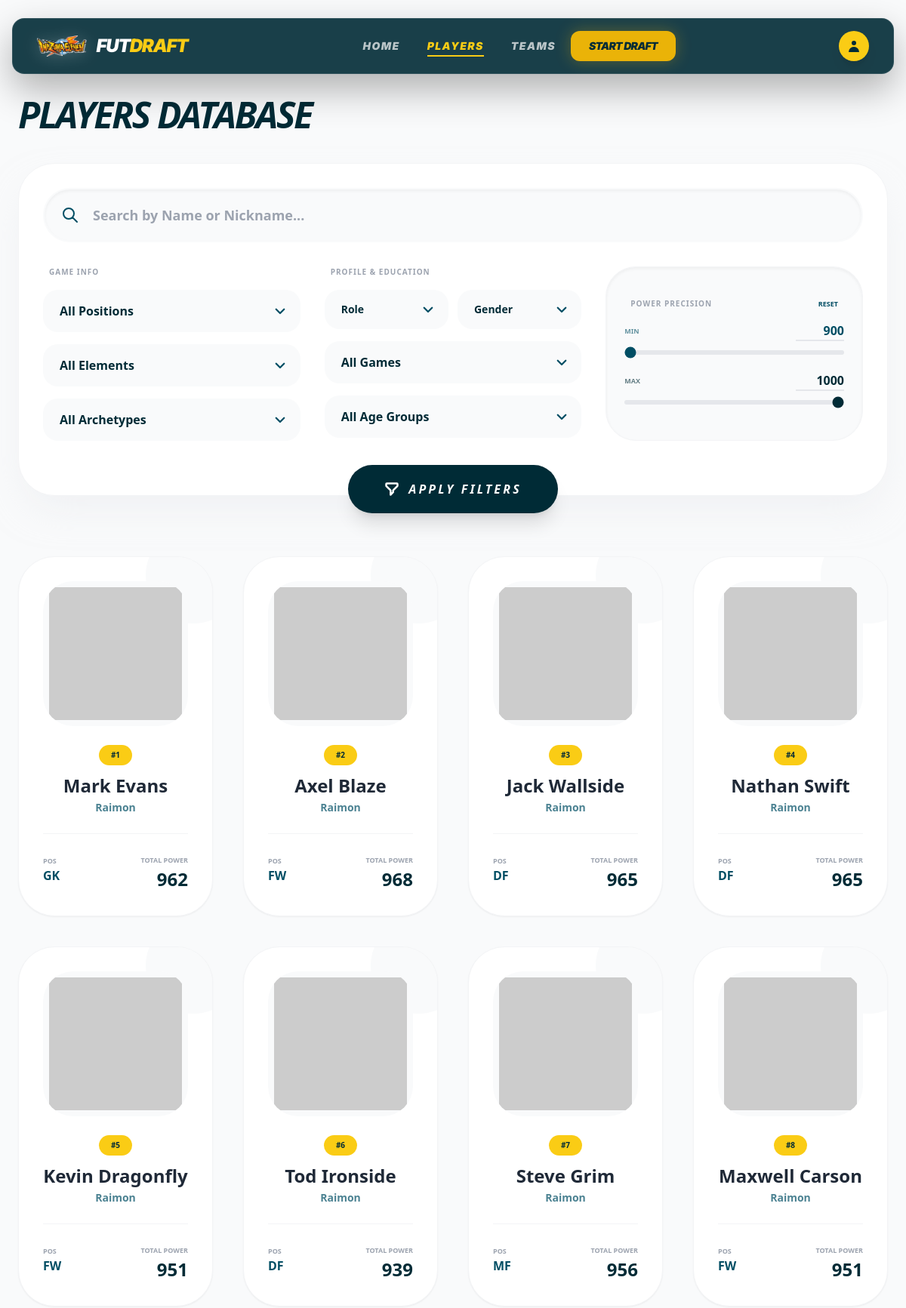
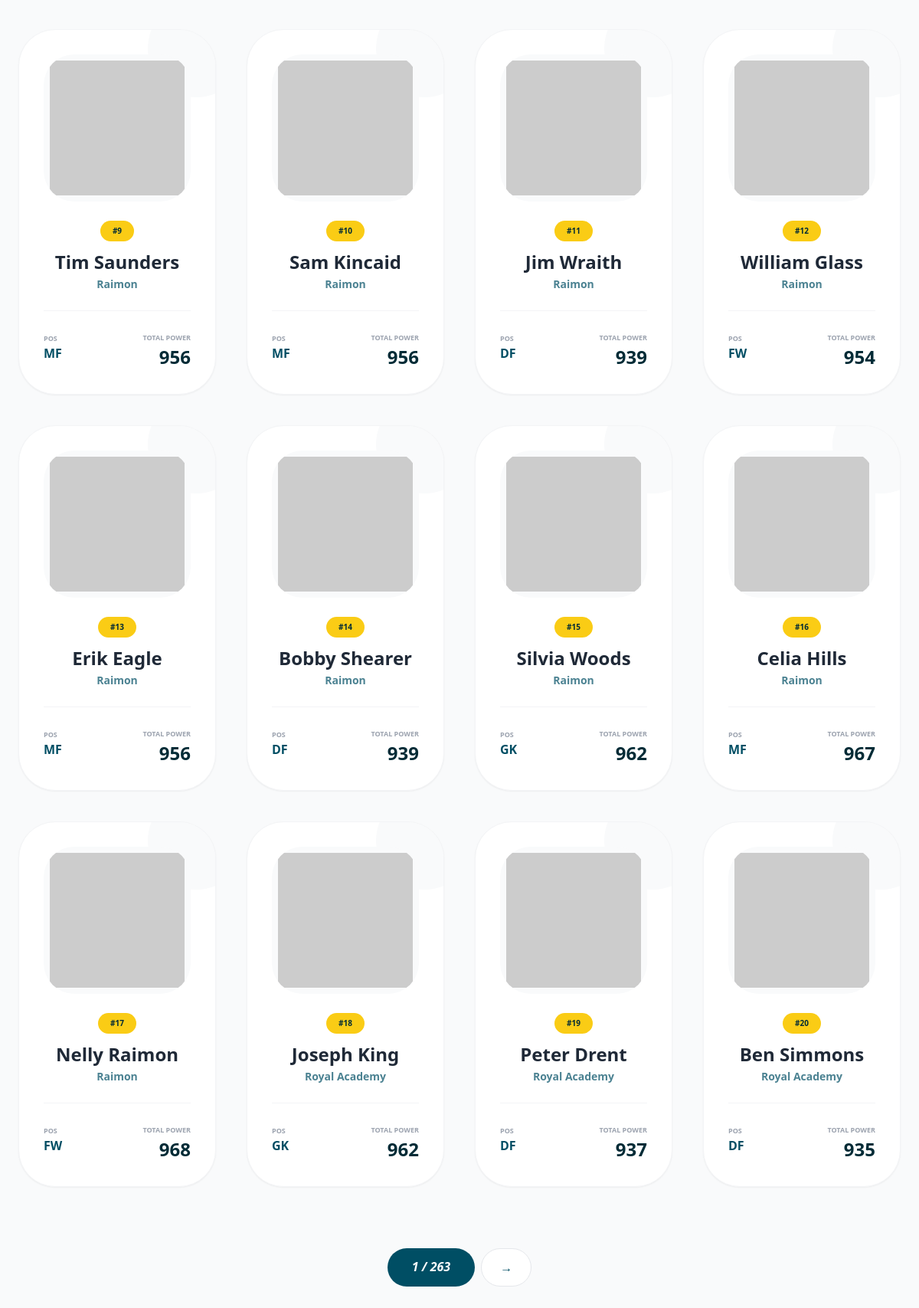
Screenshot of /players/ with the database file from the repository (2 pictures, top to bottom).
### myapp/models.py (models this page shows)
class Players(models.Model):
    image = models.URLField()
    name = models.CharField(max_length=200)
    nickname = models.CharField(max_length=200)
    game = models.CharField(max_length=200)
    archetype = models.CharField(max_length=200)
    position = models.CharField(max_length=200)
    element = models.CharField(max_length=200)
    team = models.ForeignKey(Teams, on_delete=models.CASCADE)
    power = models.IntegerField()
    control = models.IntegerField()
    technique = models.IntegerField()
    pressure = models.IntegerField(default=0)
    physical = models.IntegerField()
    agility = models.IntegerField()
    intelligence = models.IntegerField(default=0)
    total = models.IntegerField()
    age_group = models.CharField(max_length=200)
    school_year = models.CharField(max_length=200)
    gender = models.CharField(max_length=200)
    role = models.CharField(max_length=200)

class Teams(models.Model):
    image = models.URLField()
    name = models.CharField(max_length=200)

### myapp/views.py (the view)
# urls.py: path('players/', views.players_list, name='players_list'),
def players_list(request):
    players = Players.objects.select_related('team').all()
    search      = request.GET.get('search', '').strip()
    pos         = request.GET.get('position', '')
    element     = request.GET.get('element', '')
    archetype   = request.GET.get('archetype', '')
    gender      = request.GET.get('gender', '')
    role        = request.GET.get('role', '')
    age_group   = request.GET.get('age_group', '')
    school_year = request.GET.get('school_year', '')
    min_total   = request.GET.get('min_total', '0')
    game        = request.GET.get('game', '')
    if search:
        players = players.filter(
            Q(name__icontains=search) | Q(nickname__icontains=search)
        )
    if pos:         players = players.filter(position=pos)
    if element:     players = players.filter(element=element)
    if archetype:   players = players.filter(archetype=archetype)
    if gender:      players = players.filter(gender=gender)
    if role:        players = players.filter(role=role)
    if age_group:   players = players.filter(age_group=age_group)
    if school_year: players = players.filter(school_year=school_year)
    if game:        players = players.filter(game=game)
    if min_total.isdigit() and int(min_total) > 0:
        players = players.filter(total__gte=int(min_total))
    paginator = Paginator(players, 20)
    page_obj  = paginator.get_page(request.GET.get('page', 1))
    return render(request, 'myapp/players.html', {'players': page_obj})

### templates/myapp/players.html (shortened to what this page needs)
{% extends 'base.html' %}
{% block body %}
<div class="pt-32 pb-12 bg-gray-50 min-h-screen font-sans">
    <div class="max-w-7xl mx-auto px-6">
        <h1 class="text-5xl font-black text-[#002b36] mb-10 uppercase italic tracking-tighter">Players Database</h1>
        <form method="GET" class="mb-20" id="filterForm">
            <div class="bg-white p-8 rounded-[3rem] shadow-2xl shadow-gray-200/50 border border-gray-100 flex flex-col gap-8 transition-all relative">
                <div class="relative group">
                    <div class="absolute inset-y-0 left-0 pl-6 flex items-center pointer-events-none">
                    </div>
                    <input type="text" name="search" placeholder="Search by Name or Nickname..." value="{{ request.GET.search }}"
                        class="w-full pl-16 pr-8 py-5 bg-gray-50 border-2 border-transparent focus:border-[#004e64] focus:bg-white rounded-full outline-none font-bold text-lg text-[#002b36] transition-all shadow-inner">
                </div>
                <div class="grid grid-cols-1 md:grid-cols-2 lg:grid-cols-3 gap-8">
                    <div class="flex flex-col gap-4">
                        <p class="text-[10px] font-black uppercase text-gray-400 tracking-widest px-2">Game Info</p>
                        <select name="position" class="custom-select">
                            <option value="">All Positions</option>
                        </select>
                        <select name="element" class="custom-select">
                            <option value="">All Elements</option>
                        </select>
                        <select name="archetype" class="custom-select">
                            <option value="">All Archetypes</option>
                        </select>
                    </div>
                    <div class="flex flex-col gap-4">
                        <p class="text-[10px] font-black uppercase text-gray-400 tracking-widest px-2">Profile & Education</p>
                        <div class="grid grid-cols-2 gap-3">
                            <select name="role" class="custom-select text-sm">
                                <option value="">Role</option>
                            </select>
                            <select name="gender" class="custom-select text-sm">
                                <option value="">Gender</option>
                            </select>
                        </div>
                        <select name="game" class="custom-select">
                            <option value="">All Games</option>
                        </select>
                        <select name="age_group" class="custom-select">
                            <option value="">All Age Groups</option>
                        </select>
                    </div>
                    <div class="bg-gray-50 p-6 rounded-[2.5rem] border border-gray-100 shadow-inner flex flex-col justify-center gap-4">
                        <div class="flex justify-between items-center px-2">
                            <p class="text-[10px] font-black uppercase text-gray-400 tracking-widest">Power Precision</p>
                            <button type="button" onclick="resetPower()" class="text-[9px] font-bold text-[#004e64] hover:underline uppercase">Reset</button>
                        </div>
                        <div class="space-y-1">
                            <div class="flex justify-between items-center">
                                <span class="text-[9px] font-black text-[#004e64] uppercase opacity-60">Min</span>
                                <input type="number" id="n_min" value="{{ request.GET.min_total|default:'900' }}"
                                    class="w-16 text-right font-black text-[#004e64] bg-transparent outline-none border-b-2 border-gray-200 focus:border-[#004e64]"
                                    oninput="syncInput('min')">
                            </div>
                            <input type="range" name="min_total" id="min_range" min="900" max="1000" step="1"
                                value="{{ request.GET.min_total|default:'900' }}"
                                class="w-full h-1.5 bg-gray-200 rounded-full appearance-none cursor-pointer accent-[#004e64]"
                                oninput="syncSlider('min')">
                        </div>
                        <div class="space-y-1">
                            <div class="flex justify-between items-center">
                                <span class="text-[9px] font-black text-[#002b36] uppercase opacity-60">Max</span>
                                <input type="number" id="n_max" value="{{ request.GET.max_total|default:'1000' }}"
                                    class="w-16 text-right font-black text-[#002b36] bg-transparent outline-none border-b-2 border-gray-200 focus:border-[#002b36]"
                                    oninput="syncInput('max')">
                            </div>
                            <input type="range" name="max_total" id="max_range" min="900" max="1000" step="1"
                                value="{{ request.GET.max_total|default:'1000' }}"
                                class="w-full h-1.5 bg-gray-200 rounded-full appearance-none cursor-pointer accent-[#002b36]"
                                oninput="syncSlider('max')">
                        </div>
                    </div>
                </div>
                <div class="flex justify-center -mb-14">
                    <button type="submit" class="px-12 py-5 bg-[#002b36] text-white rounded-full font-black uppercase italic tracking-[0.2em] shadow-xl hover:shadow-2xl hover:bg-[#004e64] hover:-translate-y-1 transition-all active:scale-95 flex items-center gap-3">
                        <svg class="w-5 h-5" fill="none" stroke="currentColor" viewBox="0 0 24 24">
                            <path stroke-linecap="round" stroke-linejoin="round" stroke-width="3" d="M3 4a1 1 0 011-1h16a1 1 0 011 1v2.586a1 1 0 01-.293.707l-6.414 6.414a1 1 0 00-.293.707V17l-4 4v-6.586a1 1 0 00-.293-.707L3.293 7.293A1 1 0 013 6.586V4z" />
                        </svg>
                        Apply Filters
                    </button>
                </div>
            </div>
        </form>
        <div class="grid grid-cols-1 sm:grid-cols-2 lg:grid-cols-4 gap-10">
            {% for p in players %}
            <a href="{% url 'player_detail' p.id %}" class="block group">
                <div class="bg-white rounded-[3rem] p-8 shadow-sm border border-gray-100 group-hover:shadow-2xl transition-all duration-500 transform group-hover:-translate-y-3 h-full relative overflow-hidden">
                    <div class="bg-gray-50 rounded-[2.5rem] mb-6 overflow-hidden aspect-square flex items-center justify-center relative z-10">
                        <img src="{{ p.image }}" loading="lazy"
                             onerror="this.src='https://via.placeholder.com/300x300?text={{ p.nickname }}';"
                             class="h-44 object-contain group-hover:scale-110 transition-transform duration-700">
                    </div>
                    <div class="relative z-10 text-center">
                        <span class="text-[10px] font-black bg-yellow-400 text-[#002b36] px-4 py-1.5 rounded-full uppercase mb-3 inline-block">#{{ p.id }}</span>
                        <h3 class="text-2xl font-black text-gray-800 group-hover:text-[#004e64] transition-colors leading-tight mb-1">{{ p.name }}</h3>
                        <p class="text-[#004e64] font-bold text-sm mb-6 opacity-70">{{ p.team.name }}</p>
                        <div class="flex justify-between items-center border-t border-gray-100 pt-5">
                            <div class="flex flex-col text-left">
                                <span class="text-[9px] font-bold text-gray-400 uppercase">Pos</span>
                                <span class="font-black text-[#004e64]">{{ p.position }}</span>
                            </div>
                            <div class="text-right">
                                <span class="text-[9px] font-black text-gray-400 uppercase">Total Power</span>
                                <span class="block font-black text-2xl text-[#002b36]">{{ p.total }}</span>
                            </div>
                        </div>
                    </div>
                </div>
            </a>
            {% endfor %}
        </div>
        <div class="flex justify-center gap-2 mt-20">
            <span class="px-8 py-3 rounded-full bg-[#004e64] text-white font-black italic">{{ players.number }} / {{ players.paginator.num_pages }}</span>
            {% if players.has_next %}
                <a href="?page={{ players.next_page_number }}{% for key, value in request.GET.items %}{% if key != 'page' %}&{{ key }}={{ value }}{% endif %}{% endfor %}"
                   class="px-6 py-3 rounded-full bg-white border border-gray-200 font-bold text-[#004e64] hover:bg-gray-50 transition-colors">→</a>
            {% endif %}
        </div>
    </div>
</div>
{% endblock %}

### templates/base.html (style rules this page uses)
body { font-family: 'Inter', sans-serif; }

### templates/myapp/players.html (style rules this page uses)
.custom-select { width: 100%; padding: 0.875rem 1.25rem; border-radius: 1.25rem; background-color: #f9fafb; border: 2px solid transparent; font-weight: 700; color: #002b36; outline: none; cursor: pointer; transition: all 0.3s; appearance: none; background-repeat: no-repeat; background-position: right 1rem center; background-size: 1.1rem; }

### rows the page displays
Players: id "1", name "Mark Evans", team.name "Raimon", position "GK", total "962"
Players: id "2", name "Axel Blaze", team.name "Raimon", position "FW", total "968"
Players: id "3", name "Jack Wallside", team.name "Raimon", position "DF", total "965"
Players: id "4", name "Nathan Swift", team.name "Raimon", position "DF", total "965"
Players: id "5", name "Kevin Dragonfly", team.name "Raimon", position "FW", total "951"
Players: id "6", name "Tod Ironside", team.name "Raimon", position "DF", total "939"
Players: id "7", name "Steve Grim", team.name "Raimon", position "MF", total "956"
Players: id "8", name "Maxwell Carson", team.name "Raimon", position "FW", total "951"
Players: id "9", name "Tim Saunders", team.name "Raimon", position "MF", total "956"
Players: id "10", name "Sam Kincaid", team.name "Raimon", position "MF", total "956"
Players: id "11", name "Jim Wraith", team.name "Raimon", position "DF", total "939"
Players: id "12", name "William Glass", team.name "Raimon", position "FW", total "954"
Players: id "13", name "Erik Eagle", team.name "Raimon", position "MF", total "956"
Players: id "14", name "Bobby Shearer", team.name "Raimon", position "DF", total "939"
Players: id "15", name "Silvia Woods", team.name "Raimon", position "GK", total "962"
Players: id "16", name "Celia Hills", team.name "Raimon", position "MF", total "967"
Players: id "17", name "Nelly Raimon", team.name "Raimon", position "FW", total "968"
Players: id "18", name "Joseph King", team.name "Royal Academy", position "GK", total "962"
Players: id "19", name "Peter Drent", team.name "Royal Academy", position "DF", total "937"
Players: id "20", name "Ben Simmons", team.name "Royal Academy", position "DF", total "935"

### other values shown
{{ players.number }} "1"
{{ players.paginator.num_pages }} "263"
